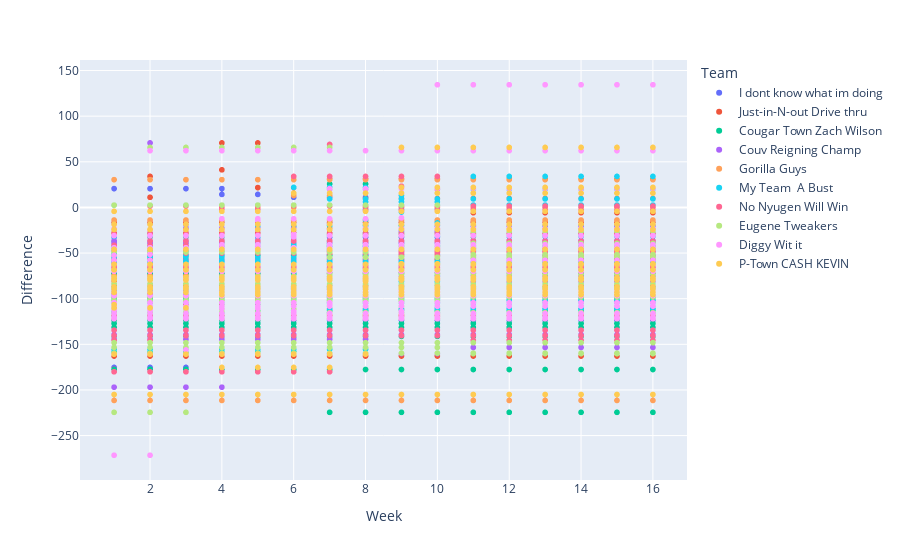

Notebook source saved alongside this figure:
### Code cell
import plotly.express as px
  
plot = px.scatter(current_df, x = 'Week', y = 'Difference', color = 'Team')
plot.show()

### Figure 1 — Plotly figure (JSON) as saved in the notebook; plotly's stock layout.template omitted (floating-point values rounded to 4 significant figures; data arrays with more than 128 entries replaced by an {"elided": "..."} marker saying what was removed)
{"data": [{"hovertemplate": "Team=I dont know what im doing<br>Week=%{x}<br>Difference=%{y}<extra></extra>", "legendgroup": "I dont know what im doing", "marker": {"color": "#636efa", "symbol": "circle"}, "mode": "markers", "name": "I dont know what im doing", "showlegend": true, "type": "scattergl", "x": {"elided": "259 int values"}, "xaxis": "x", "y": {"elided": "259 float values"}, "yaxis": "y"}, {"hovertemplate": "Team=Just-in-N-out Drive thru<br>Week=%{x}<br>Difference=%{y}<extra></extra>", "legendgroup": "Just-in-N-out Drive thru", "marker": {"color": "#EF553B", "symbol": "circle"}, "mode": "markers", "name": "Just-in-N-out Drive thru", "showlegend": true, "type": "scattergl", "x": {"elided": "259 int values"}, "xaxis": "x", "y": {"elided": "259 float values"}, "yaxis": "y"}, {"hovertemplate": "Team=Cougar Town Zach Wilson<br>Week=%{x}<br>Difference=%{y}<extra></extra>", "legendgroup": "Cougar Town Zach Wilson", "marker": {"color": "#00cc96", "symbol": "circle"}, "mode": "markers", "name": "Cougar Town Zach Wilson", "showlegend": true, "type": "scattergl", "x": {"elided": "271 int values"}, "xaxis": "x", "y": {"elided": "271 float values"}, "yaxis": "y"}, {"hovertemplate": "Team=Couv Reigning Champ<br>Week=%{x}<br>Difference=%{y}<extra></extra>", "legendgroup": "Couv Reigning Champ", "marker": {"color": "#ab63fa", "symbol": "circle"}, "mode": "markers", "name": "Couv Reigning Champ", "showlegend": true, "type": "scattergl", "x": {"elided": "270 int values"}, "xaxis": "x", "y": {"elided": "270 float values"}, "yaxis": "y"}, {"hovertemplate": "Team=Gorilla Guys<br>Week=%{x}<br>Difference=%{y}<extra></extra>", "legendgroup": "Gorilla Guys", "marker": {"color": "#FFA15A", "symbol": "circle"}, "mode": "markers", "name": "Gorilla Guys", "showlegend": true, "type": "scattergl", "x": {"elided": "261 int values"}, "xaxis": "x", "y": {"elided": "261 float values"}, "yaxis": "y"}, {"hovertemplate": "Team=My Team  A Bust<br>Week=%{x}<br>Difference=%{y}<extra></extra>", "legendgroup": "My Team  A Bust", "marker": {"color": "#19d3f3", "symbol": "circle"}, "mode": "markers", "name": "My Team  A Bust", "showlegend": true, "type": "scattergl", "x": {"elided": "271 int values"}, "xaxis": "x", "y": {"elided": "271 float values"}, "yaxis": "y"}, {"hovertemplate": "Team=No Nyugen Will Win<br>Week=%{x}<br>Difference=%{y}<extra></extra>", "legendgroup": "No Nyugen Will Win", "marker": {"color": "#FF6692", "symbol": "circle"}, "mode": "markers", "name": "No Nyugen Will Win", "showlegend": true, "type": "scattergl", "x": {"elided": "263 int values"}, "xaxis": "x", "y": {"elided": "263 float values"}, "yaxis": "y"}, {"hovertemplate": "Team=Eugene Tweakers<br>Week=%{x}<br>Difference=%{y}<extra></extra>", "legendgroup": "Eugene Tweakers", "marker": {"color": "#B6E880", "symbol": "circle"}, "mode": "markers", "name": "Eugene Tweakers", "showlegend": true, "type": "scattergl", "x": {"elided": "250 int values"}, "xaxis": "x", "y": {"elided": "250 float values"}, "yaxis": "y"}, {"hovertemplate": "Team=Diggy Wit it<br>Week=%{x}<br>Difference=%{y}<extra></extra>", "legendgroup": "Diggy Wit it", "marker": {"color": "#FF97FF", "symbol": "circle"}, "mode": "markers", "name": "Diggy Wit it", "showlegend": true, "type": "scattergl", "x": {"elided": "272 int values"}, "xaxis": "x", "y": {"elided": "272 float values"}, "yaxis": "y"}, {"hovertemplate": "Team=P-Town CASH KEVIN<br>Week=%{x}<br>Difference=%{y}<extra></extra>", "legendgroup": "P-Town CASH KEVIN", "marker": {"color": "#FECB52", "symbol": "circle"}, "mode": "markers", "name": "P-Town CASH KEVIN", "showlegend": true, "type": "scattergl", "x": {"elided": "265 int values"}, "xaxis": "x", "y": {"elided": "265 float values"}, "yaxis": "y"}], "layout": {"legend": {"title": {"text": "Team"}, "tracegroupgap": 0}, "margin": {"t": 60}, "xaxis": {"anchor": "y", "domain": [0, 1], "title": {"text": "Week"}}, "yaxis": {"anchor": "x", "domain": [0, 1], "title": {"text": "Difference"}}}}
